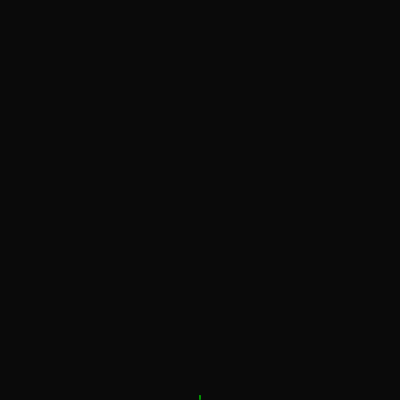
Frame 1 (no input)
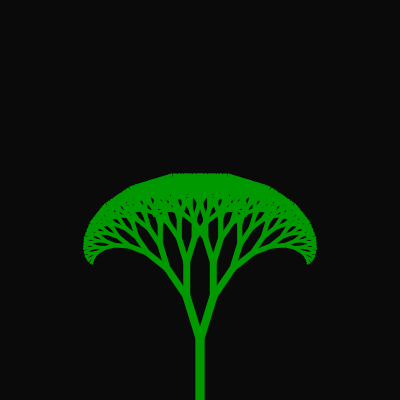
Frame 60 (no input)
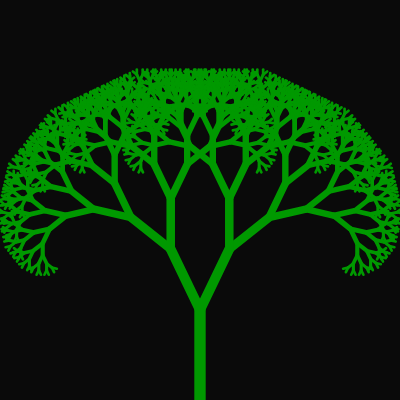
Frame 120 (the mouse pressed at the canvas centre since frame 60)

The p5.js sketch that drew these frames (run headless with seeded random() and noise() and a simulated clock; from frame 60 on, the mouse is pressed at the canvas centre):

// p5.js sketch
// ── sketch.js
const MAX_TRUNK_HEIGHT = 90;
const BRANCH_RATIO = 0.75;
const MAX_ANGLE = Math.PI / 7;
const MAX_DEPTH = 10;

let trunk_height = 1;

function setup() {
    createCanvas(400, 400);
}

function draw() {
    background(10);

    translate(width / 2, height);
    stroke(color(0, 153, 0));
    branch(trunk_height);
    trunk_height = min(trunk_height + 1, MAX_TRUNK_HEIGHT);
}

function branch(len, depth = 0) {
    strokeWeight(sqrt(len)*1.2);
    line(0, 0, 0, -len);
    if (depth < MAX_DEPTH) {
        let angle = MAX_ANGLE * trunk_height / MAX_TRUNK_HEIGHT;
        translate(0, -len);
        push();
        rotate(angle);
        branch(len * BRANCH_RATIO, depth + 1);
        pop();
        push();
        rotate(-angle);
        branch(len * BRANCH_RATIO, depth + 1);
        pop();
    }
}
